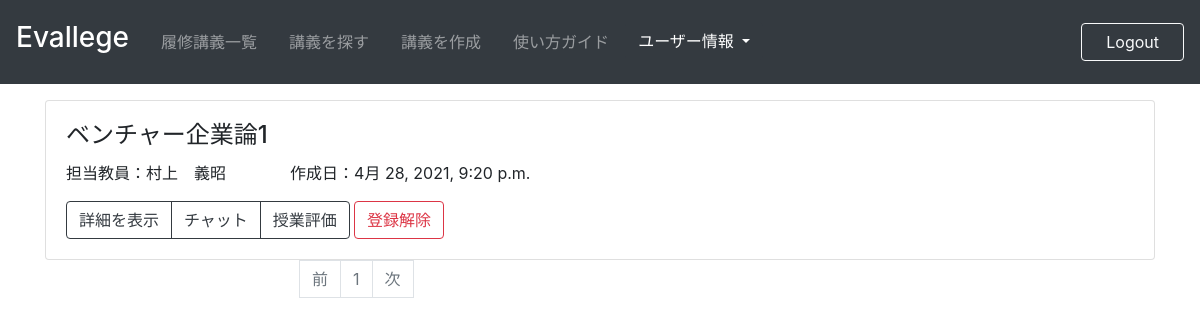
Screenshot of /top/ (signed in) with the database file from the repository.
### register/models.py (models this page shows, shortened)
class Lecture(models.Model):
    lecture_name = models.CharField('講義名', max_length=200,blank=False)
    teacher_name = models.CharField('担当教員名', max_length=200,blank=False)
    college_name = models.ForeignKey(
                    College, verbose_name='大学名',
                    on_delete=models.PROTECT,blank=False
               )
    created_at = models.DateTimeField('作成日', default=timezone.now)

### register/views.py (the view, shortened to what this page needs)
# urls.py: path('top/', views.Top.as_view(), name='top'),
class Top(generic.ListView):
    model = Lecture
    template_name = 'register/top.html'
    paginate_by = 10
    def get_queryset(self):
        lectures = self.request.user.lecture_list.all()
        return lectures
    def get_context_data(self, **kwargs):
        context = super().get_context_data(**kwargs)
        context['user_lecture_list'] = self.request.user.lecture_list.all()
        context['user_lecture_eva_list'] = []
        user_lecture_eva_list = LectureEva.objects.filter(user=self.request.user)
        for i in user_lecture_eva_list:
            context['user_lecture_eva_list'].append(i.lecture)
        return context

### register/templates/register/top.html (shortened to what this page needs)
{% extends "register/base.html" %}
{% block content %}
{% if user.is_authenticated %}
    {% if lecture_list %}
      {% for lecture in lecture_list %}
        <div class="card">
					{% if request.user_agent.is_mobile %}
         <div class="card-body">
           <h4 class="card-title">{{lecture.lecture_name}}</h4>
           <p class="card-text">担当教員：{{lecture.teacher_name}}<br>作成日：{{lecture.created_at}}</p>
           <div style="display:inline-flex">
						 <div class="btn-group" role="group" aria-label="Basic example">
							  <a href="{% url 'register:detail' lecture.pk 0 %}" class="btn btn-outline-dark">詳細を表示</a>
							  <a href="{% url 'register:chat' lecture.pk %}" class="btn btn-outline-dark">チャット</a>
								{% if lecture not in user_lecture_eva_list %}
							  <a href="{% url 'register:evaluate' lecture.pk%}" class="btn btn-outline-dark">授業評価</a>
								{% endif %}
						</div>
         </div>
				 <form action="{% url 'register:top' %}" method='POST'>
						{% if lecture in user_lecture_list %}
						<button class="btn btn-outline-danger mt-3" name="lecture" value="{{ lecture.id }}">登録解除</button>
						{% endif %}
						{% csrf_token %}
				</form>
         </div>
				 {% else %}
				 <div class="card-body">
           <h4 class="card-title">{{lecture.lecture_name}}</h4>
           <p class="card-text">担当教員：{{lecture.teacher_name}}　　　　作成日：{{lecture.created_at}}</p>
           <div style="display:inline-flex">
						 <div class="btn-group" role="group" aria-label="Basic example">
							  <a href="{% url 'register:detail' lecture.pk 0 %}" class="btn btn-outline-dark">詳細を表示</a>
							  <a href="{% url 'register:chat' lecture.pk %}" class="btn btn-outline-dark">チャット</a>
								{% if lecture not in user_lecture_eva_list %}
							  <a href="{% url 'register:evaluate' lecture.pk %}" class="btn btn-outline-dark">授業評価</a>
								{% endif %}
						</div>
             <form action="{% url 'register:top' %}" method='POST'>
                {% if lecture in user_lecture_list %}
                <button class="btn btn-outline-danger mx-1" name="lecture" value="{{ lecture.id }}">登録解除</button>
                {% endif %}
            </form>
         </div>
         </div>
				 {% endif %}
        </div>
      {% endfor %}
    {% else %}
      <div class="card">
        <div class="card-body">
          「講義を探す」ボタンから履修中の講義を登録してください
        </div>
      </div>
    {% endif %}
{% endif %}
{% include 'register/page5.html' %}
{% endblock %}

### rows the page displays
Lecture: lecture_name "ベンチャー企業論1", teacher_name "村上 義昭", created_at "4月 28, 2021, 9:20 p.m.", shows "授業評価", {{ lecture.id }} 2 (drawn)

### other values shown
{{ link_page }} "1"
